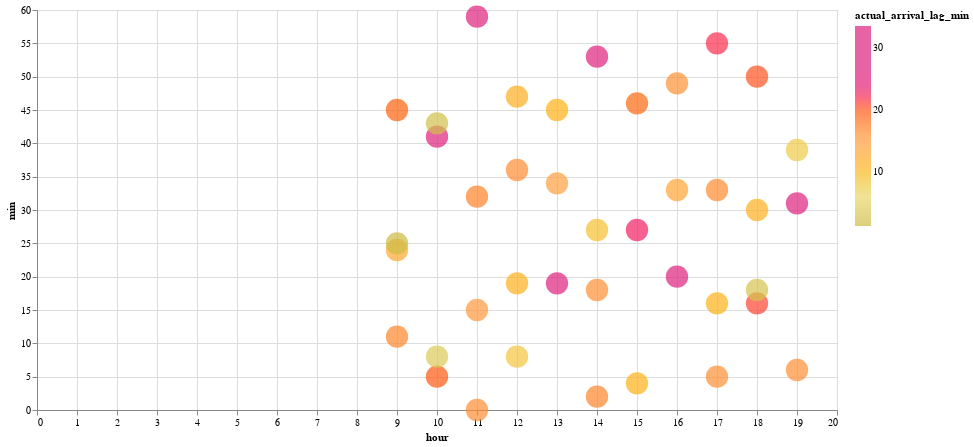

The code cell stored with this chart in its notebook:
### Code cell
test4= compare_approaches(
    stop_id="15320",
    organization_name="Los Angeles County Metropolitan Transportation Authority",
    route_id="33-13172",
    stop_sequence = 64
)

### Figure 1 — Vega-Lite specification as saved in the notebook (floating-point values rounded to 4 significant figures)
{"config": {"view": {"continuousWidth": 300, "continuousHeight": 300}}, "data": {"name": "data-fd902cd8156f642002790953adf353c7"}, "mark": {"type": "circle", "size": 500}, "encoding": {"color": {"field": "actual_arrival_lag_min", "scale": {"range": ["#ccbb44", "#e9d868", "#fcb40e", "#ff9c42", "#fc5c04", "#dd217d", "#dd217d", "#dd217d"]}, "type": "quantitative"}, "tooltip": [{"field": "hour", "type": "quantitative"}, {"field": "min", "type": "quantitative"}, {"field": "actual_arrival_lag_min", "type": "quantitative"}], "x": {"field": "hour", "type": "quantitative"}, "y": {"field": "min", "type": "quantitative"}}, "height": 400, "width": 800, "$schema": "https://vega.github.io/schema/vega-lite/v5.17.0.json", "datasets": {"data-fd902cd8156f642002790953adf353c7": [{"stop_id": "15320", "stop_sequence": 64, "scheduled_arrival_sec": 31620.0, "schedule_gtfs_dataset_key": "0666caf3ec1ecc96b74f4477ee4bc939", "trip_instance_key": "0c5aca91b6cba52c701d44e99c7d94aa", "rt_arrival_sec": 32092, "route_id": "33-13172", "shape_array_key": "55ec6a336c14f3af01a016ba8fdd0b95", "route_long_name": "Metro Local Line", "direction_id": 1.0, "organization_name": "Los Angeles County Metropolitan Transportation Authority", "caltrans_district": "07 - Los Angeles", "service_date": "2024-05-22T00:00:00", "route_type": "Bus", "feed_key": "608992664173210532aa3e6cc573be2f", "converted_schd_arrival": "2024-05-22T08:47:00", "converted_rt_arrival": "2024-05-22T08:54:52", "delay_min": 7.867, "actual_arrival_lag_min": null, "scheduled_arrival_lag_min": null, "hour": 8, "min": 54}, {"stop_id": "15320", "stop_sequence": 64, "scheduled_arrival_sec": 32520.0, "schedule_gtfs_dataset_key": "0666caf3ec1ecc96b74f4477ee4bc939", "trip_instance_key": "bb7639434ee4c9e112682621c8fc118d", "rt_arrival_sec": 33105, "route_id": "33-13172", "shape_array_key": "55ec6a336c14f3af01a016ba8fdd0b95", "route_long_name": "Metro Local Line", "direction_id": 1.0, "organization_name": "Los Angeles County Metropolitan Transportation Authority", "caltrans_district": "07 - Los Angeles", "service_date": "2024-05-22T00:00:00", "route_type": "Bus", "feed_key": "608992664173210532aa3e6cc573be2f", "converted_schd_arrival": "2024-05-22T09:02:00", "converted_rt_arrival": "2024-05-22T09:11:45", "delay_min": 9.75, "actual_arrival_lag_min": 16.88, "scheduled_arrival_lag_min": 15.0, "hour": 9, "min": 11}, {"stop_id": "15320", "stop_sequence": 64, "scheduled_arrival_sec": 33420.0, "schedule_gtfs_dataset_key": "0666caf3ec1ecc96b74f4477ee4bc939", "trip_instance_key": "fa401e82bc8ba3217711ac0187a672ca", "rt_arrival_sec": 33873, "route_id": "33-13172", "shape_array_key": "55ec6a336c14f3af01a016ba8fdd0b95", "route_long_name": "Metro Local Line", "direction_id": 1.0, "organization_name": "Los Angeles County Metropolitan Transportation Authority", "caltrans_district": "07 - Los Angeles", "service_date": "2024-05-22T00:00:00", "route_type": "Bus", "feed_key": "608992664173210532aa3e6cc573be2f", "converted_schd_arrival": "2024-05-22T09:17:00", "converted_rt_arrival": "2024-05-22T09:24:33", "delay_min": 7.55, "actual_arrival_lag_min": 12.8, "scheduled_arrival_lag_min": 15.0, "hour": 9, "min": 24}, {"stop_id": "15320", "stop_sequence": 64, "scheduled_arrival_sec": 34260.0, "schedule_gtfs_dataset_key": "0666caf3ec1ecc96b74f4477ee4bc939", "trip_instance_key": "52e18828b64f9d59070172b839b2f347", "rt_arrival_sec": 33951, "route_id": "33-13172", "shape_array_key": "55ec6a336c14f3af01a016ba8fdd0b95", "route_long_name": "Metro Local Line", "direction_id": 1.0, "organization_name": "Los Angeles County Metropolitan Transportation Authority", "caltrans_district": "07 - Los Angeles", "service_date": "2024-05-22T00:00:00", "route_type": "Bus", "feed_key": "608992664173210532aa3e6cc573be2f", "converted_schd_arrival": "2024-05-22T09:31:00", "converted_rt_arrival": "2024-05-22T09:25:51", "delay_min": -5.15, "actual_arrival_lag_min": 1.3, "scheduled_arrival_lag_min": 14.0, "hour": 9, "min": 25}, {"stop_id": "15320", "stop_sequence": 64, "scheduled_arrival_sec": 35160.0, "schedule_gtfs_dataset_key": "0666caf3ec1ecc96b74f4477ee4bc939", "trip_instance_key": "a301de16815469ed695b719ce9522b17", "rt_arrival_sec": 35113, "route_id": "33-13172", "shape_array_key": "55ec6a336c14f3af01a016ba8fdd0b95", "route_long_name": "Metro Local Line", "direction_id": 1.0, "organization_name": "Los Angeles County Metropolitan Transportation Authority", "caltrans_district": "07 - Los Angeles", "service_date": "2024-05-22T00:00:00", "route_type": "Bus", "feed_key": "608992664173210532aa3e6cc573be2f", "converted_schd_arrival": "2024-05-22T09:46:00", "converted_rt_arrival": "2024-05-22T09:45:13", "delay_min": -0.7833, "actual_arrival_lag_min": 19.37, "scheduled_arrival_lag_min": 15.0, "hour": 9, "min": 45}, {"stop_id": "15320", "stop_sequence": 64, "scheduled_arrival_sec": 36060.0, "schedule_gtfs_dataset_key": "0666caf3ec1ecc96b74f4477ee4bc939", "trip_instance_key": "6c436543d322ad76bd03e61cf304ea26", "rt_arrival_sec": 36307, "route_id": "33-13172", "shape_array_key": "55ec6a336c14f3af01a016ba8fdd0b95", "route_long_name": "Metro Local Line", "direction_id": 1.0, "organization_name": "Los Angeles County Metropolitan Transportation Authority", "caltrans_district": "07 - Los Angeles", "service_date": "2024-05-22T00:00:00", "route_type": "Bus", "feed_key": "608992664173210532aa3e6cc573be2f", "converted_schd_arrival": "2024-05-22T10:01:00", "converted_rt_arrival": "2024-05-22T10:05:07", "delay_min": 4.117, "actual_arrival_lag_min": 19.9, "scheduled_arrival_lag_min": 15.0, "hour": 10, "min": 5}, {"stop_id": "15320", "stop_sequence": 64, "scheduled_arrival_sec": 37020.0, "schedule_gtfs_dataset_key": "0666caf3ec1ecc96b74f4477ee4bc939", "trip_instance_key": "be03dd49db884084f15e41f8c6c1f05a", "rt_arrival_sec": 36538, "route_id": "33-13172", "shape_array_key": "55ec6a336c14f3af01a016ba8fdd0b95", "route_long_name": "Metro Local Line", "direction_id": 1.0, "organization_name": "Los Angeles County Metropolitan Transportation Authority", "caltrans_district": "07 - Los Angeles", "service_date": "2024-05-22T00:00:00", "route_type": "Bus", "feed_key": "608992664173210532aa3e6cc573be2f", "converted_schd_arrival": "2024-05-22T10:17:00", "converted_rt_arrival": "2024-05-22T10:08:58", "delay_min": -8.033, "actual_arrival_lag_min": 3.85, "scheduled_arrival_lag_min": 16.0, "hour": 10, "min": 8}, {"stop_id": "15320", "stop_sequence": 64, "scheduled_arrival_sec": 39000.0, "schedule_gtfs_dataset_key": "0666caf3ec1ecc96b74f4477ee4bc939", "trip_instance_key": "3691641c7f035d76c5876806d0566ab7", "rt_arrival_sec": 38479, "route_id": "33-13172", "shape_array_key": "55ec6a336c14f3af01a016ba8fdd0b95", "route_long_name": "Metro Local Line", "direction_id": 1.0, "organization_name": "Los Angeles County Metropolitan Transportation Authority", "caltrans_district": "07 - Los Angeles", "service_date": "2024-05-22T00:00:00", "route_type": "Bus", "feed_key": "608992664173210532aa3e6cc573be2f", "converted_schd_arrival": "2024-05-22T10:50:00", "converted_rt_arrival": "2024-05-22T10:41:19", "delay_min": -8.683, "actual_arrival_lag_min": 32.35, "scheduled_arrival_lag_min": 33.0, "hour": 10, "min": 41}, {"stop_id": "15320", "stop_sequence": 64, "scheduled_arrival_sec": 37980.0, "schedule_gtfs_dataset_key": "0666caf3ec1ecc96b74f4477ee4bc939", "trip_instance_key": "240b6807a40fe96a26bd152638809c36", "rt_arrival_sec": 38611, "route_id": "33-13172", "shape_array_key": "55ec6a336c14f3af01a016ba8fdd0b95", "route_long_name": "Metro Local Line", "direction_id": 1.0, "organization_name": "Los Angeles County Metropolitan Transportation Authority", "caltrans_district": "07 - Los Angeles", "service_date": "2024-05-22T00:00:00", "route_type": "Bus", "feed_key": "608992664173210532aa3e6cc573be2f", "converted_schd_arrival": "2024-05-22T10:33:00", "converted_rt_arrival": "2024-05-22T10:43:31", "delay_min": 10.52, "actual_arrival_lag_min": 2.2, "scheduled_arrival_lag_min": -17.0, "hour": 10, "min": 43}, {"stop_id": "15320", "stop_sequence": 64, "scheduled_arrival_sec": 39900.0, "schedule_gtfs_dataset_key": "0666caf3ec1ecc96b74f4477ee4bc939", "trip_instance_key": "79957879326eca63178762fb6ee29a46", "rt_arrival_sec": 39600, "route_id": "33-13172", "shape_array_key": "55ec6a336c14f3af01a016ba8fdd0b95", "route_long_name": "Metro Local Line", "direction_id": 1.0, "organization_name": "Los Angeles County Metropolitan Transportation Authority", "caltrans_district": "07 - Los Angeles", "service_date": "2024-05-22T00:00:00", "route_type": "Bus", "feed_key": "608992664173210532aa3e6cc573be2f", "converted_schd_arrival": "2024-05-22T11:05:00", "converted_rt_arrival": "2024-05-22T11:00:00", "delay_min": -5.0, "actual_arrival_lag_min": 16.48, "scheduled_arrival_lag_min": 32.0, "hour": 11, "min": 0}, {"stop_id": "15320", "stop_sequence": 64, "scheduled_arrival_sec": 40800.0, "schedule_gtfs_dataset_key": "0666caf3ec1ecc96b74f4477ee4bc939", "trip_instance_key": "6a342fed67832b9d4dd23c57c0a7d209", "rt_arrival_sec": 40526, "route_id": "33-13172", "shape_array_key": "55ec6a336c14f3af01a016ba8fdd0b95", "route_long_name": "Metro Local Line", "direction_id": 1.0, "organization_name": "Los Angeles County Metropolitan Transportation Authority", "caltrans_district": "07 - Los Angeles", "service_date": "2024-05-22T00:00:00", "route_type": "Bus", "feed_key": "608992664173210532aa3e6cc573be2f", "converted_schd_arrival": "2024-05-22T11:20:00", "converted_rt_arrival": "2024-05-22T11:15:26", "delay_min": -4.567, "actual_arrival_lag_min": 15.43, "scheduled_arrival_lag_min": 15.0, "hour": 11, "min": 15}, {"stop_id": "15320", "stop_sequence": 64, "scheduled_arrival_sec": 41700.0, "schedule_gtfs_dataset_key": "0666caf3ec1ecc96b74f4477ee4bc939", "trip_instance_key": "f07ba27b514f41a7ed90eb77f9a6a051", "rt_arrival_sec": 41564, "route_id": "33-13172", "shape_array_key": "55ec6a336c14f3af01a016ba8fdd0b95", "route_long_name": "Metro Local Line", "direction_id": 1.0, "organization_name": "Los Angeles County Metropolitan Transportation Authority", "caltrans_district": "07 - Los Angeles", "service_date": "2024-05-22T00:00:00", "route_type": "Bus", "feed_key": "608992664173210532aa3e6cc573be2f", "converted_schd_arrival": "2024-05-22T11:35:00", "converted_rt_arrival": "2024-05-22T11:32:44", "delay_min": -2.267, "actual_arrival_lag_min": 17.3, "scheduled_arrival_lag_min": 15.0, "hour": 11, "min": 32}, {"stop_id": "15320", "stop_sequence": 64, "scheduled_arrival_sec": 42660.0, "schedule_gtfs_dataset_key": "0666caf3ec1ecc96b74f4477ee4bc939", "trip_instance_key": "a9bf25dec809ca845fa029ac00cd2b15", "rt_arrival_sec": 43178, "route_id": "33-13172", "shape_array_key": "55ec6a336c14f3af01a016ba8fdd0b95", "route_long_name": "Metro Local Line", "direction_id": 1.0, "organization_name": "Los Angeles County Metropolitan Transportation Authority", "caltrans_district": "07 - Los Angeles", "service_date": "2024-05-22T00:00:00", "route_type": "Bus", "feed_key": "608992664173210532aa3e6cc573be2f", "converted_schd_arrival": "2024-05-22T11:51:00", "converted_rt_arrival": "2024-05-22T11:59:38", "delay_min": 8.633, "actual_arrival_lag_min": 26.9, "scheduled_arrival_lag_min": 16.0, "hour": 11, "min": 59}, {"stop_id": "15320", "stop_sequence": 64, "scheduled_arrival_sec": 43560.0, "schedule_gtfs_dataset_key": "0666caf3ec1ecc96b74f4477ee4bc939", "trip_instance_key": "5133aae59ada7b1f9d007414cacf5543", "rt_arrival_sec": 43690, "route_id": "33-13172", "shape_array_key": "55ec6a336c14f3af01a016ba8fdd0b95", "route_long_name": "Metro Local Line", "direction_id": 1.0, "organization_name": "Los Angeles County Metropolitan Transportation Authority", "caltrans_district": "07 - Los Angeles", "service_date": "2024-05-22T00:00:00", "route_type": "Bus", "feed_key": "608992664173210532aa3e6cc573be2f", "converted_schd_arrival": "2024-05-22T12:06:00", "converted_rt_arrival": "2024-05-22T12:08:10", "delay_min": 2.167, "actual_arrival_lag_min": 8.533, "scheduled_arrival_lag_min": 15.0, "hour": 12, "min": 8}, {"stop_id": "15320", "stop_sequence": 64, "scheduled_arrival_sec": 44460.0, "schedule_gtfs_dataset_key": "0666caf3ec1ecc96b74f4477ee4bc939", "trip_instance_key": "29309be4b075d750ca39c96761a0e81e", "rt_arrival_sec": 44372, "route_id": "33-13172", "shape_array_key": "55ec6a336c14f3af01a016ba8fdd0b95", "route_long_name": "Metro Local Line", "direction_id": 1.0, "organization_name": "Los Angeles County Metropolitan Transportation Authority", "caltrans_district": "07 - Los Angeles", "service_date": "2024-05-22T00:00:00", "route_type": "Bus", "feed_key": "608992664173210532aa3e6cc573be2f", "converted_schd_arrival": "2024-05-22T12:21:00", "converted_rt_arrival": "2024-05-22T12:19:32", "delay_min": -1.467, "actual_arrival_lag_min": 11.37, "scheduled_arrival_lag_min": 15.0, "hour": 12, "min": 19}, {"stop_id": "15320", "stop_sequence": 64, "scheduled_arrival_sec": 45360.0, "schedule_gtfs_dataset_key": "0666caf3ec1ecc96b74f4477ee4bc939", "trip_instance_key": "0cc9e670acb4fb48d53322a0405c25fe", "rt_arrival_sec": 45361, "route_id": "33-13172", "shape_array_key": "55ec6a336c14f3af01a016ba8fdd0b95", "route_long_name": "Metro Local Line", "direction_id": 1.0, "organization_name": "Los Angeles County Metropolitan Transportation Authority", "caltrans_district": "07 - Los Angeles", "service_date": "2024-05-22T00:00:00", "route_type": "Bus", "feed_key": "608992664173210532aa3e6cc573be2f", "converted_schd_arrival": "2024-05-22T12:36:00", "converted_rt_arrival": "2024-05-22T12:36:01", "delay_min": 0.01667, "actual_arrival_lag_min": 16.48, "scheduled_arrival_lag_min": 15.0, "hour": 12, "min": 36}, {"stop_id": "15320", "stop_sequence": 64, "scheduled_arrival_sec": 46260.0, "schedule_gtfs_dataset_key": "0666caf3ec1ecc96b74f4477ee4bc939", "trip_instance_key": "936b2646f570cff761d4764c2262f976", "rt_arrival_sec": 46058, "route_id": "33-13172", "shape_array_key": "55ec6a336c14f3af01a016ba8fdd0b95", "route_long_name": "Metro Local Line", "direction_id": 1.0, "organization_name": "Los Angeles County Metropolitan Transportation Authority", "caltrans_district": "07 - Los Angeles", "service_date": "2024-05-22T00:00:00", "route_type": "Bus", "feed_key": "608992664173210532aa3e6cc573be2f", "converted_schd_arrival": "2024-05-22T12:51:00", "converted_rt_arrival": "2024-05-22T12:47:38", "delay_min": -3.367, "actual_arrival_lag_min": 11.62, "scheduled_arrival_lag_min": 15.0, "hour": 12, "min": 47}, {"stop_id": "15320", "stop_sequence": 64, "scheduled_arrival_sec": 48060.0, "schedule_gtfs_dataset_key": "0666caf3ec1ecc96b74f4477ee4bc939", "trip_instance_key": "a0013de3e546b1db41dd2d1f62aa590c", "rt_arrival_sec": 47990, "route_id": "33-13172", "shape_array_key": "55ec6a336c14f3af01a016ba8fdd0b95", "route_long_name": "Metro Local Line", "direction_id": 1.0, "organization_name": "Los Angeles County Metropolitan Transportation Authority", "caltrans_district": "07 - Los Angeles", "service_date": "2024-05-22T00:00:00", "route_type": "Bus", "feed_key": "608992664173210532aa3e6cc573be2f", "converted_schd_arrival": "2024-05-22T13:21:00", "converted_rt_arrival": "2024-05-22T13:19:50", "delay_min": -1.167, "actual_arrival_lag_min": 32.2, "scheduled_arrival_lag_min": 30.0, "hour": 13, "min": 19}, {"stop_id": "15320", "stop_sequence": 64, "scheduled_arrival_sec": 48960.0, "schedule_gtfs_dataset_key": "0666caf3ec1ecc96b74f4477ee4bc939", "trip_instance_key": "6fbc83317d6d09f4cf86f50ca2ef20df", "rt_arrival_sec": 48864, "route_id": "33-13172", "shape_array_key": "55ec6a336c14f3af01a016ba8fdd0b95", "route_long_name": "Metro Local Line", "direction_id": 1.0, "organization_name": "Los Angeles County Metropolitan Transportation Authority", "caltrans_district": "07 - Los Angeles", "service_date": "2024-05-22T00:00:00", "route_type": "Bus", "feed_key": "608992664173210532aa3e6cc573be2f", "converted_schd_arrival": "2024-05-22T13:36:00", "converted_rt_arrival": "2024-05-22T13:34:24", "delay_min": -1.6, "actual_arrival_lag_min": 14.57, "scheduled_arrival_lag_min": 15.0, "hour": 13, "min": 34}, {"stop_id": "15320", "stop_sequence": 64, "scheduled_arrival_sec": 49860.0, "schedule_gtfs_dataset_key": "0666caf3ec1ecc96b74f4477ee4bc939", "trip_instance_key": "4e5078ec4abc94a3aa8456c274ba06f2", "rt_arrival_sec": 49512, "route_id": "33-13172", "shape_array_key": "55ec6a336c14f3af01a016ba8fdd0b95", "route_long_name": "Metro Local Line", "direction_id": 1.0, "organization_name": "Los Angeles County Metropolitan Transportation Authority", "caltrans_district": "07 - Los Angeles", "service_date": "2024-05-22T00:00:00", "route_type": "Bus", "feed_key": "608992664173210532aa3e6cc573be2f", "converted_schd_arrival": "2024-05-22T13:51:00", "converted_rt_arrival": "2024-05-22T13:45:12", "delay_min": -5.8, "actual_arrival_lag_min": 10.8, "scheduled_arrival_lag_min": 15.0, "hour": 13, "min": 45}, {"stop_id": "15320", "stop_sequence": 64, "scheduled_arrival_sec": 50760.0, "schedule_gtfs_dataset_key": "0666caf3ec1ecc96b74f4477ee4bc939", "trip_instance_key": "0eaa3715f66c2dad8e8d31e407766331", "rt_arrival_sec": 50530, "route_id": "33-13172", "shape_array_key": "55ec6a336c14f3af01a016ba8fdd0b95", "route_long_name": "Metro Local Line", "direction_id": 1.0, "organization_name": "Los Angeles County Metropolitan Transportation Authority", "caltrans_district": "07 - Los Angeles", "service_date": "2024-05-22T00:00:00", "route_type": "Bus", "feed_key": "608992664173210532aa3e6cc573be2f", "converted_schd_arrival": "2024-05-22T14:06:00", "converted_rt_arrival": "2024-05-22T14:02:10", "delay_min": -3.833, "actual_arrival_lag_min": 16.97, "scheduled_arrival_lag_min": 15.0, "hour": 14, "min": 2}, {"stop_id": "15320", "stop_sequence": 64, "scheduled_arrival_sec": 51660.0, "schedule_gtfs_dataset_key": "0666caf3ec1ecc96b74f4477ee4bc939", "trip_instance_key": "7b803642a30d0bc60bb3ef7e720d1a6a", "rt_arrival_sec": 51505, "route_id": "33-13172", "shape_array_key": "55ec6a336c14f3af01a016ba8fdd0b95", "route_long_name": "Metro Local Line", "direction_id": 1.0, "organization_name": "Los Angeles County Metropolitan Transportation Authority", "caltrans_district": "07 - Los Angeles", "service_date": "2024-05-22T00:00:00", "route_type": "Bus", "feed_key": "608992664173210532aa3e6cc573be2f", "converted_schd_arrival": "2024-05-22T14:21:00", "converted_rt_arrival": "2024-05-22T14:18:25", "delay_min": -2.583, "actual_arrival_lag_min": 16.25, "scheduled_arrival_lag_min": 15.0, "hour": 14, "min": 18}, {"stop_id": "15320", "stop_sequence": 64, "scheduled_arrival_sec": 52560.0, "schedule_gtfs_dataset_key": "0666caf3ec1ecc96b74f4477ee4bc939", "trip_instance_key": "8ef46dcd3a7bc5374782deb7d3a57abd", "rt_arrival_sec": 52058, "route_id": "33-13172", "shape_array_key": "55ec6a336c14f3af01a016ba8fdd0b95", "route_long_name": "Metro Local Line", "direction_id": 1.0, "organization_name": "Los Angeles County Metropolitan Transportation Authority", "caltrans_district": "07 - Los Angeles", "service_date": "2024-05-22T00:00:00", "route_type": "Bus", "feed_key": "608992664173210532aa3e6cc573be2f", "converted_schd_arrival": "2024-05-22T14:36:00", "converted_rt_arrival": "2024-05-22T14:27:38", "delay_min": -8.367, "actual_arrival_lag_min": 9.217, "scheduled_arrival_lag_min": 15.0, "hour": 14, "min": 27}, {"stop_id": "15320", "stop_sequence": 64, "scheduled_arrival_sec": 53460.0, "schedule_gtfs_dataset_key": "0666caf3ec1ecc96b74f4477ee4bc939", "trip_instance_key": "b7d610295da2cd6464dfcf0362414bf7", "rt_arrival_sec": 53614, "route_id": "33-13172", "shape_array_key": "55ec6a336c14f3af01a016ba8fdd0b95", "route_long_name": "Metro Local Line", "direction_id": 1.0, "organization_name": "Los Angeles County Metropolitan Transportation Authority", "caltrans_district": "07 - Los Angeles", "service_date": "2024-05-22T00:00:00", "route_type": "Bus", "feed_key": "608992664173210532aa3e6cc573be2f", "converted_schd_arrival": "2024-05-22T14:51:00", "converted_rt_arrival": "2024-05-22T14:53:34", "delay_min": 2.567, "actual_arrival_lag_min": 25.93, "scheduled_arrival_lag_min": 15.0, "hour": 14, "min": 53}, {"stop_id": "15320", "stop_sequence": 64, "scheduled_arrival_sec": 54360.0, "schedule_gtfs_dataset_key": "0666caf3ec1ecc96b74f4477ee4bc939", "trip_instance_key": "ff340a05fdac508dee2b904447a0fd38", "rt_arrival_sec": 54273, "route_id": "33-13172", "shape_array_key": "55ec6a336c14f3af01a016ba8fdd0b95", "route_long_name": "Metro Local Line", "direction_id": 1.0, "organization_name": "Los Angeles County Metropolitan Transportation Authority", "caltrans_district": "07 - Los Angeles", "service_date": "2024-05-22T00:00:00", "route_type": "Bus", "feed_key": "608992664173210532aa3e6cc573be2f", "converted_schd_arrival": "2024-05-22T15:06:00", "converted_rt_arrival": "2024-05-22T15:04:33", "delay_min": -1.45, "actual_arrival_lag_min": 10.98, "scheduled_arrival_lag_min": 15.0, "hour": 15, "min": 4}, {"stop_id": "15320", "stop_sequence": 64, "scheduled_arrival_sec": 55320.0, "schedule_gtfs_dataset_key": "0666caf3ec1ecc96b74f4477ee4bc939", "trip_instance_key": "704ce460e6680c7ca014edcfa4604a68", "rt_arrival_sec": 55652, "route_id": "33-13172", "shape_array_key": "55ec6a336c14f3af01a016ba8fdd0b95", "route_long_name": "Metro Local Line", "direction_id": 1.0, "organization_name": "Los Angeles County Metropolitan Transportation Authority", "caltrans_district": "07 - Los Angeles", "service_date": "2024-05-22T00:00:00", "route_type": "Bus", "feed_key": "608992664173210532aa3e6cc573be2f", "converted_schd_arrival": "2024-05-22T15:22:00", "converted_rt_arrival": "2024-05-22T15:27:32", "delay_min": 5.533, "actual_arrival_lag_min": 22.98, "scheduled_arrival_lag_min": 16.0, "hour": 15, "min": 27}, {"stop_id": "15320", "stop_sequence": 64, "scheduled_arrival_sec": 56280.0, "schedule_gtfs_dataset_key": "0666caf3ec1ecc96b74f4477ee4bc939", "trip_instance_key": "0f17961e83e8e4e9f6432722f2ea762e", "rt_arrival_sec": 56793, "route_id": "33-13172", "shape_array_key": "55ec6a336c14f3af01a016ba8fdd0b95", "route_long_name": "Metro Local Line", "direction_id": 1.0, "organization_name": "Los Angeles County Metropolitan Transportation Authority", "caltrans_district": "07 - Los Angeles", "service_date": "2024-05-22T00:00:00", "route_type": "Bus", "feed_key": "608992664173210532aa3e6cc573be2f", "converted_schd_arrival": "2024-05-22T15:38:00", "converted_rt_arrival": "2024-05-22T15:46:33", "delay_min": 8.55, "actual_arrival_lag_min": 19.02, "scheduled_arrival_lag_min": 16.0, "hour": 15, "min": 46}, {"stop_id": "15320", "stop_sequence": 64, "scheduled_arrival_sec": 58980.0, "schedule_gtfs_dataset_key": "0666caf3ec1ecc96b74f4477ee4bc939", "trip_instance_key": "6732eacae2ce72738afbe8973d837451", "rt_arrival_sec": 58809, "route_id": "33-13172", "shape_array_key": "55ec6a336c14f3af01a016ba8fdd0b95", "route_long_name": "Metro Local Line", "direction_id": 1.0, "organization_name": "Los Angeles County Metropolitan Transportation Authority", "caltrans_district": "07 - Los Angeles", "service_date": "2024-05-22T00:00:00", "route_type": "Bus", "feed_key": "608992664173210532aa3e6cc573be2f", "converted_schd_arrival": "2024-05-22T16:23:00", "converted_rt_arrival": "2024-05-22T16:20:09", "delay_min": -2.85, "actual_arrival_lag_min": 33.6, "scheduled_arrival_lag_min": 45.0, "hour": 16, "min": 20}, {"stop_id": "15320", "stop_sequence": 64, "scheduled_arrival_sec": 59880.0, "schedule_gtfs_dataset_key": "0666caf3ec1ecc96b74f4477ee4bc939", "trip_instance_key": "43cf0f85e960681d3a85a85895c2aaac", "rt_arrival_sec": 59620, "route_id": "33-13172", "shape_array_key": "55ec6a336c14f3af01a016ba8fdd0b95", "route_long_name": "Metro Local Line", "direction_id": 1.0, "organization_name": "Los Angeles County Metropolitan Transportation Authority", "caltrans_district": "07 - Los Angeles", "service_date": "2024-05-22T00:00:00", "route_type": "Bus", "feed_key": "608992664173210532aa3e6cc573be2f", "converted_schd_arrival": "2024-05-22T16:38:00", "converted_rt_arrival": "2024-05-22T16:33:40", "delay_min": -4.333, "actual_arrival_lag_min": 13.52, "scheduled_arrival_lag_min": 15.0, "hour": 16, "min": 33}, {"stop_id": "15320", "stop_sequence": 64, "scheduled_arrival_sec": 60780.0, "schedule_gtfs_dataset_key": "0666caf3ec1ecc96b74f4477ee4bc939", "trip_instance_key": "18421abba1a50981d757d7af71fa274e", "rt_arrival_sec": 60583, "route_id": "33-13172", "shape_array_key": "55ec6a336c14f3af01a016ba8fdd0b95", "route_long_name": "Metro Local Line", "direction_id": 1.0, "organization_name": "Los Angeles County Metropolitan Transportation Authority", "caltrans_district": "07 - Los Angeles", "service_date": "2024-05-22T00:00:00", "route_type": "Bus", "feed_key": "608992664173210532aa3e6cc573be2f", "converted_schd_arrival": "2024-05-22T16:53:00", "converted_rt_arrival": "2024-05-22T16:49:43", "delay_min": -3.283, "actual_arrival_lag_min": 16.05, "scheduled_arrival_lag_min": 15.0, "hour": 16, "min": 49}, {"stop_id": "15320", "stop_sequence": 64, "scheduled_arrival_sec": 61680.0, "schedule_gtfs_dataset_key": "0666caf3ec1ecc96b74f4477ee4bc939", "trip_instance_key": "06cd75664f3319af9a6a241af2c4d497", "rt_arrival_sec": 61554, "route_id": "33-13172", "shape_array_key": "55ec6a336c14f3af01a016ba8fdd0b95", "route_long_name": "Metro Local Line", "direction_id": 1.0, "organization_name": "Los Angeles County Metropolitan Transportation Authority", "caltrans_district": "07 - Los Angeles", "service_date": "2024-05-22T00:00:00", "route_type": "Bus", "feed_key": "608992664173210532aa3e6cc573be2f", "converted_schd_arrival": "2024-05-22T17:08:00", "converted_rt_arrival": "2024-05-22T17:05:54", "delay_min": -2.1, "actual_arrival_lag_min": 16.18, "scheduled_arrival_lag_min": 15.0, "hour": 17, "min": 5}, {"stop_id": "15320", "stop_sequence": 64, "scheduled_arrival_sec": 62580.0, "schedule_gtfs_dataset_key": "0666caf3ec1ecc96b74f4477ee4bc939", "trip_instance_key": "05a9d890a8a3f85869f730437b7227ed", "rt_arrival_sec": 62212, "route_id": "33-13172", "shape_array_key": "55ec6a336c14f3af01a016ba8fdd0b95", "route_long_name": "Metro Local Line", "direction_id": 1.0, "organization_name": "Los Angeles County Metropolitan Transportation Authority", "caltrans_district": "07 - Los Angeles", "service_date": "2024-05-22T00:00:00", "route_type": "Bus", "feed_key": "608992664173210532aa3e6cc573be2f", "converted_schd_arrival": "2024-05-22T17:23:00", "converted_rt_arrival": "2024-05-22T17:16:52", "delay_min": -6.133, "actual_arrival_lag_min": 10.97, "scheduled_arrival_lag_min": 15.0, "hour": 17, "min": 16}, {"stop_id": "15320", "stop_sequence": 64, "scheduled_arrival_sec": 63420.0, "schedule_gtfs_dataset_key": "0666caf3ec1ecc96b74f4477ee4bc939", "trip_instance_key": "a2e4afabe472b423b7bc5c7b531a3ce1", "rt_arrival_sec": 63209, "route_id": "33-13172", "shape_array_key": "55ec6a336c14f3af01a016ba8fdd0b95", "route_long_name": "Metro Local Line", "direction_id": 1.0, "organization_name": "Los Angeles County Metropolitan Transportation Authority", "caltrans_district": "07 - Los Angeles", "service_date": "2024-05-22T00:00:00", "route_type": "Bus", "feed_key": "608992664173210532aa3e6cc573be2f", "converted_schd_arrival": "2024-05-22T17:37:00", "converted_rt_arrival": "2024-05-22T17:33:29", "delay_min": -3.517, "actual_arrival_lag_min": 16.62, "scheduled_arrival_lag_min": 14.0, "hour": 17, "min": 33}, {"stop_id": "15320", "stop_sequence": 64, "scheduled_arrival_sec": 64380.0, "schedule_gtfs_dataset_key": "0666caf3ec1ecc96b74f4477ee4bc939", "trip_instance_key": "d27bccb46413c30d7e4ec4c549912281", "rt_arrival_sec": 64529, "route_id": "33-13172", "shape_array_key": "55ec6a336c14f3af01a016ba8fdd0b95", "route_long_name": "Metro Local Line", "direction_id": 1.0, "organization_name": "Los Angeles County Metropolitan Transportation Authority", "caltrans_district": "07 - Los Angeles", "service_date": "2024-05-22T00:00:00", "route_type": "Bus", "feed_key": "608992664173210532aa3e6cc573be2f", "converted_schd_arrival": "2024-05-22T17:53:00", "converted_rt_arrival": "2024-05-22T17:55:29", "delay_min": 2.483, "actual_arrival_lag_min": 22.0, "scheduled_arrival_lag_min": 16.0, "hour": 17, "min": 55}, {"stop_id": "15320", "stop_sequence": 64, "scheduled_arrival_sec": 65280.0, "schedule_gtfs_dataset_key": "0666caf3ec1ecc96b74f4477ee4bc939", "trip_instance_key": "3976df761e9cd75c83c777f504a8b21d", "rt_arrival_sec": 65779, "route_id": "33-13172", "shape_array_key": "55ec6a336c14f3af01a016ba8fdd0b95", "route_long_name": "Metro Local Line", "direction_id": 1.0, "organization_name": "Los Angeles County Metropolitan Transportation Authority", "caltrans_district": "07 - Los Angeles", "service_date": "2024-05-22T00:00:00", "route_type": "Bus", "feed_key": "608992664173210532aa3e6cc573be2f", "converted_schd_arrival": "2024-05-22T18:08:00", "converted_rt_arrival": "2024-05-22T18:16:19", "delay_min": 8.317, "actual_arrival_lag_min": 20.83, "scheduled_arrival_lag_min": 15.0, "hour": 18, "min": 16}, {"stop_id": "15320", "stop_sequence": 64, "scheduled_arrival_sec": 66120.0, "schedule_gtfs_dataset_key": "0666caf3ec1ecc96b74f4477ee4bc939", "trip_instance_key": "87673d6cab001badc1783e7ee362ea7e", "rt_arrival_sec": 65930, "route_id": "33-13172", "shape_array_key": "55ec6a336c14f3af01a016ba8fdd0b95", "route_long_name": "Metro Local Line", "direction_id": 1.0, "organization_name": "Los Angeles County Metropolitan Transportation Authority", "caltrans_district": "07 - Los Angeles", "service_date": "2024-05-22T00:00:00", "route_type": "Bus", "feed_key": "608992664173210532aa3e6cc573be2f", "converted_schd_arrival": "2024-05-22T18:22:00", "converted_rt_arrival": "2024-05-22T18:18:50", "delay_min": -3.167, "actual_arrival_lag_min": 2.517, "scheduled_arrival_lag_min": 14.0, "hour": 18, "min": 18}, {"stop_id": "15320", "stop_sequence": 64, "scheduled_arrival_sec": 67020.0, "schedule_gtfs_dataset_key": "0666caf3ec1ecc96b74f4477ee4bc939", "trip_instance_key": "03e896246daa5e8c6a99c34dcdc66ee3", "rt_arrival_sec": 66620, "route_id": "33-13172", "shape_array_key": "55ec6a336c14f3af01a016ba8fdd0b95", "route_long_name": "Metro Local Line", "direction_id": 1.0, "organization_name": "Los Angeles County Metropolitan Transportation Authority", "caltrans_district": "07 - Los Angeles", "service_date": "2024-05-22T00:00:00", "route_type": "Bus", "feed_key": "608992664173210532aa3e6cc573be2f", "converted_schd_arrival": "2024-05-22T18:37:00", "converted_rt_arrival": "2024-05-22T18:30:20", "delay_min": -6.667, "actual_arrival_lag_min": 11.5, "scheduled_arrival_lag_min": 15.0, "hour": 18, "min": 30}, {"stop_id": "15320", "stop_sequence": 64, "scheduled_arrival_sec": 67920.0, "schedule_gtfs_dataset_key": "0666caf3ec1ecc96b74f4477ee4bc939", "trip_instance_key": "20376aeb7d969dd78efa72f2e0079600", "rt_arrival_sec": 67834, "route_id": "33-13172", "shape_array_key": "55ec6a336c14f3af01a016ba8fdd0b95", "route_long_name": "Metro Local Line", "direction_id": 1.0, "organization_name": "Los Angeles County Metropolitan Transportation Authority", "caltrans_district": "07 - Los Angeles", "service_date": "2024-05-22T00:00:00", "route_type": "Bus", "feed_key": "608992664173210532aa3e6cc573be2f", "converted_schd_arrival": "2024-05-22T18:52:00", "converted_rt_arrival": "2024-05-22T18:50:34", "delay_min": -1.433, "actual_arrival_lag_min": 20.23, "scheduled_arrival_lag_min": 15.0, "hour": 18, "min": 50}, {"stop_id": "15320", "stop_sequence": 64, "scheduled_arrival_sec": 68700.0, "schedule_gtfs_dataset_key": "0666caf3ec1ecc96b74f4477ee4bc939", "trip_instance_key": "ecf49a9c88c02917288ab08119b29bc9", "rt_arrival_sec": 68808, "route_id": "33-13172", "shape_array_key": "55ec6a336c14f3af01a016ba8fdd0b95", "route_long_name": "Metro Local Line", "direction_id": 1.0, "organization_name": "Los Angeles County Metropolitan Transportation Authority", "caltrans_district": "07 - Los Angeles", "service_date": "2024-05-22T00:00:00", "route_type": "Bus", "feed_key": "608992664173210532aa3e6cc573be2f", "converted_schd_arrival": "2024-05-22T19:05:00", "converted_rt_arrival": "2024-05-22T19:06:48", "delay_min": 1.8, "actual_arrival_lag_min": 16.23, "scheduled_arrival_lag_min": 13.0, "hour": 19, "min": 6}, {"stop_id": "15320", "stop_sequence": 64, "scheduled_arrival_sec": 69540.0, "schedule_gtfs_dataset_key": "0666caf3ec1ecc96b74f4477ee4bc939", "trip_instance_key": "837495525e58eaad8a308d04a399d074", "rt_arrival_sec": 70313, "route_id": "33-13172", "shape_array_key": "55ec6a336c14f3af01a016ba8fdd0b95", "route_long_name": "Metro Local Line", "direction_id": 1.0, "organization_name": "Los Angeles County Metropolitan Transportation Authority", "caltrans_district": "07 - Los Angeles", "service_date": "2024-05-22T00:00:00", "route_type": "Bus", "feed_key": "608992664173210532aa3e6cc573be2f", "converted_schd_arrival": "2024-05-22T19:19:00", "converted_rt_arrival": "2024-05-22T19:31:53", "delay_min": 12.88, "actual_arrival_lag_min": 25.08, "scheduled_arrival_lag_min": 14.0, "hour": 19, "min": 31}, {"stop_id": "15320", "stop_sequence": 64, "scheduled_arrival_sec": 70620.0, "schedule_gtfs_dataset_key": "0666caf3ec1ecc96b74f4477ee4bc939", "trip_instance_key": "a4f5e1996ed6fae5e391c8335c9dc976", "rt_arrival_sec": 70778, "route_id": "33-13172", "shape_array_key": "55ec6a336c14f3af01a016ba8fdd0b95", "route_long_name": "Metro Local Line", "direction_id": 1.0, "organization_name": "Los Angeles County Metropolitan Transportation Authority", "caltrans_district": "07 - Los Angeles", "service_date": "2024-05-22T00:00:00", "route_type": "Bus", "feed_key": "608992664173210532aa3e6cc573be2f", "converted_schd_arrival": "2024-05-22T19:37:00", "converted_rt_arrival": "2024-05-22T19:39:38", "delay_min": 2.633, "actual_arrival_lag_min": 7.75, "scheduled_arrival_lag_min": 18.0, "hour": 19, "min": 39}]}}
